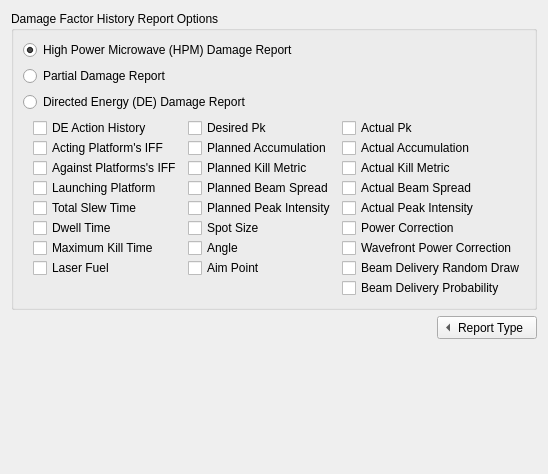
<?xml version="1.0" encoding="UTF-8"?>
<ui version="4.0">
 <class>OptionsDFH</class>
 <widget class="QWidget" name="OptionsDFH">
  <property name="geometry">
   <rect>
    <x>0</x>
    <y>0</y>
    <width>502</width>
    <height>474</height>
   </rect>
  </property>
  <property name="sizePolicy">
   <sizepolicy hsizetype="Expanding" vsizetype="Fixed">
    <horstretch>0</horstretch>
    <verstretch>0</verstretch>
   </sizepolicy>
  </property>
  <layout class="QVBoxLayout" name="verticalLayout" stretch="0,0,0">
   <item>
    <widget class="QGroupBox" name="groupBox_2">
     <property name="styleSheet">
      <string notr="true"/>
     </property>
     <property name="title">
      <string>Damage Factor History Report Options</string>
     </property>
     <property name="flat">
      <bool>false</bool>
     </property>
     <layout class="QVBoxLayout">
      <item>
       <widget class="QRadioButton" name="mButtonHPMDR">
        <property name="text">
         <string>High Power Microwave (HPM) Damage Report</string>
        </property>
        <property name="checked">
         <bool>true</bool>
        </property>
       </widget>
      </item>
      <item>
       <widget class="QRadioButton" name="mButtonPDR">
        <property name="text">
         <string>Partial Damage Report</string>
        </property>
       </widget>
      </item>
      <item>
       <widget class="QRadioButton" name="mButtonDEDR">
        <property name="text">
         <string>Directed Energy (DE) Damage Report</string>
        </property>
       </widget>
      </item>
      <item>
       <layout class="QGridLayout" name="directedEnergyLayout">
        <property name="sizeConstraint">
         <enum>QLayout::SetDefaultConstraint</enum>
        </property>
        <property name="topMargin">
         <number>0</number>
        </property>
        <property name="horizontalSpacing">
         <number>6</number>
        </property>
        <property name="verticalSpacing">
         <number>0</number>
        </property>
        <item row="0" column="0">
         <spacer name="horizontalSpacer_2">
          <property name="orientation">
           <enum>Qt::Horizontal</enum>
          </property>
          <property name="sizeType">
           <enum>QSizePolicy::Fixed</enum>
          </property>
          <property name="sizeHint" stdset="0">
           <size>
            <width>10</width>
            <height>20</height>
           </size>
          </property>
         </spacer>
        </item>
        <item row="0" column="1">
         <widget class="QCheckBox" name="mCheckBoxDEAH">
          <property name="sizePolicy">
           <sizepolicy hsizetype="Fixed" vsizetype="Fixed">
            <horstretch>0</horstretch>
            <verstretch>0</verstretch>
           </sizepolicy>
          </property>
          <property name="text">
           <string>DE Action History</string>
          </property>
         </widget>
        </item>
        <item row="1" column="1">
         <widget class="QCheckBox" name="mCheckBoxActingIFF">
          <property name="text">
           <string>Acting Platform's IFF</string>
          </property>
         </widget>
        </item>
        <item row="2" column="1">
         <widget class="QCheckBox" name="mCheckBoxAgainstIFF">
          <property name="text">
           <string>Against Platforms's IFF</string>
          </property>
         </widget>
        </item>
        <item row="3" column="1">
         <widget class="QCheckBox" name="mCheckBoxLP">
          <property name="text">
           <string>Launching Platform</string>
          </property>
         </widget>
        </item>
        <item row="4" column="1">
         <widget class="QCheckBox" name="mCheckBoxTST">
          <property name="text">
           <string>Total Slew Time</string>
          </property>
         </widget>
        </item>
        <item row="5" column="1">
         <widget class="QCheckBox" name="mCheckBoxDT">
          <property name="text">
           <string>Dwell Time</string>
          </property>
         </widget>
        </item>
        <item row="6" column="1">
         <widget class="QCheckBox" name="mCheckBoxMKT">
          <property name="text">
           <string>Maximum Kill Time</string>
          </property>
         </widget>
        </item>
        <item row="7" column="1">
         <widget class="QCheckBox" name="mCheckBoxLF">
          <property name="text">
           <string>Laser Fuel</string>
          </property>
         </widget>
        </item>
        <item row="0" column="2">
         <widget class="QCheckBox" name="mCheckBoxDPk">
          <property name="text">
           <string>Desired Pk</string>
          </property>
         </widget>
        </item>
        <item row="1" column="2">
         <widget class="QCheckBox" name="mCheckBoxPA">
          <property name="text">
           <string>Planned Accumulation</string>
          </property>
         </widget>
        </item>
        <item row="2" column="2">
         <widget class="QCheckBox" name="mCheckBoxPKM">
          <property name="text">
           <string>Planned Kill Metric</string>
          </property>
         </widget>
        </item>
        <item row="3" column="2">
         <widget class="QCheckBox" name="mCheckBoxPBS">
          <property name="text">
           <string>Planned Beam Spread</string>
          </property>
         </widget>
        </item>
        <item row="4" column="2">
         <widget class="QCheckBox" name="mCheckBoxPPI">
          <property name="text">
           <string>Planned Peak Intensity</string>
          </property>
         </widget>
        </item>
        <item row="5" column="2">
         <widget class="QCheckBox" name="mCheckBoxSS">
          <property name="text">
           <string>Spot Size</string>
          </property>
         </widget>
        </item>
        <item row="6" column="2">
         <widget class="QCheckBox" name="mCheckBoxA">
          <property name="text">
           <string>Angle</string>
          </property>
         </widget>
        </item>
        <item row="7" column="2">
         <widget class="QCheckBox" name="mCheckBoxAP">
          <property name="text">
           <string>Aim Point</string>
          </property>
         </widget>
        </item>
        <item row="0" column="3">
         <widget class="QCheckBox" name="mCheckBoxAPk">
          <property name="text">
           <string>Actual Pk</string>
          </property>
         </widget>
        </item>
        <item row="1" column="3">
         <widget class="QCheckBox" name="mCheckBoxAA">
          <property name="text">
           <string>Actual Accumulation</string>
          </property>
         </widget>
        </item>
        <item row="2" column="3">
         <widget class="QCheckBox" name="mCheckBoxAKM">
          <property name="text">
           <string>Actual Kill Metric</string>
          </property>
         </widget>
        </item>
        <item row="3" column="3">
         <widget class="QCheckBox" name="mCheckBoxABS">
          <property name="text">
           <string>Actual Beam Spread</string>
          </property>
         </widget>
        </item>
        <item row="4" column="3">
         <widget class="QCheckBox" name="mCheckBoxAPI">
          <property name="text">
           <string>Actual Peak Intensity</string>
          </property>
         </widget>
        </item>
        <item row="5" column="3">
         <widget class="QCheckBox" name="mCheckBoxPC">
          <property name="text">
           <string>Power Correction</string>
          </property>
         </widget>
        </item>
        <item row="6" column="3">
         <widget class="QCheckBox" name="mCheckBoxWPC">
          <property name="text">
           <string>Wavefront Power Correction</string>
          </property>
         </widget>
        </item>
        <item row="7" column="3">
         <widget class="QCheckBox" name="mCheckBoxBDRD">
          <property name="text">
           <string>Beam Delivery Random Draw</string>
          </property>
         </widget>
        </item>
        <item row="8" column="3">
         <widget class="QCheckBox" name="mCheckBoxBDP">
          <property name="text">
           <string>Beam Delivery Probability</string>
          </property>
         </widget>
        </item>
       </layout>
      </item>
     </layout>
    </widget>
   </item>
   <item>
    <layout class="QHBoxLayout" name="horizontalLayout_2">
     <item>
      <spacer name="horizontalSpacer">
       <property name="orientation">
        <enum>Qt::Horizontal</enum>
       </property>
       <property name="sizeHint" stdset="0">
        <size>
         <width>40</width>
         <height>20</height>
        </size>
       </property>
      </spacer>
     </item>
     <item>
      <widget class="QToolButton" name="toolButton">
       <property name="sizePolicy">
        <sizepolicy hsizetype="Fixed" vsizetype="Fixed">
         <horstretch>0</horstretch>
         <verstretch>0</verstretch>
        </sizepolicy>
       </property>
       <property name="contextMenuPolicy">
        <enum>Qt::NoContextMenu</enum>
       </property>
       <property name="toolTip">
        <string/>
       </property>
       <property name="layoutDirection">
        <enum>Qt::LeftToRight</enum>
       </property>
       <property name="styleSheet">
        <string notr="true"/>
       </property>
       <property name="text">
        <string>Report Type</string>
       </property>
       <property name="toolButtonStyle">
        <enum>Qt::ToolButtonTextBesideIcon</enum>
       </property>
       <property name="autoRaise">
        <bool>false</bool>
       </property>
       <property name="arrowType">
        <enum>Qt::LeftArrow</enum>
       </property>
      </widget>
     </item>
    </layout>
   </item>
   <item>
    <spacer>
     <property name="orientation">
      <enum>Qt::Vertical</enum>
     </property>
     <property name="sizeHint" stdset="0">
      <size>
       <width>20</width>
       <height>40</height>
      </size>
     </property>
    </spacer>
   </item>
  </layout>
 </widget>
 <resources/>
 <connections/>
</ui>
